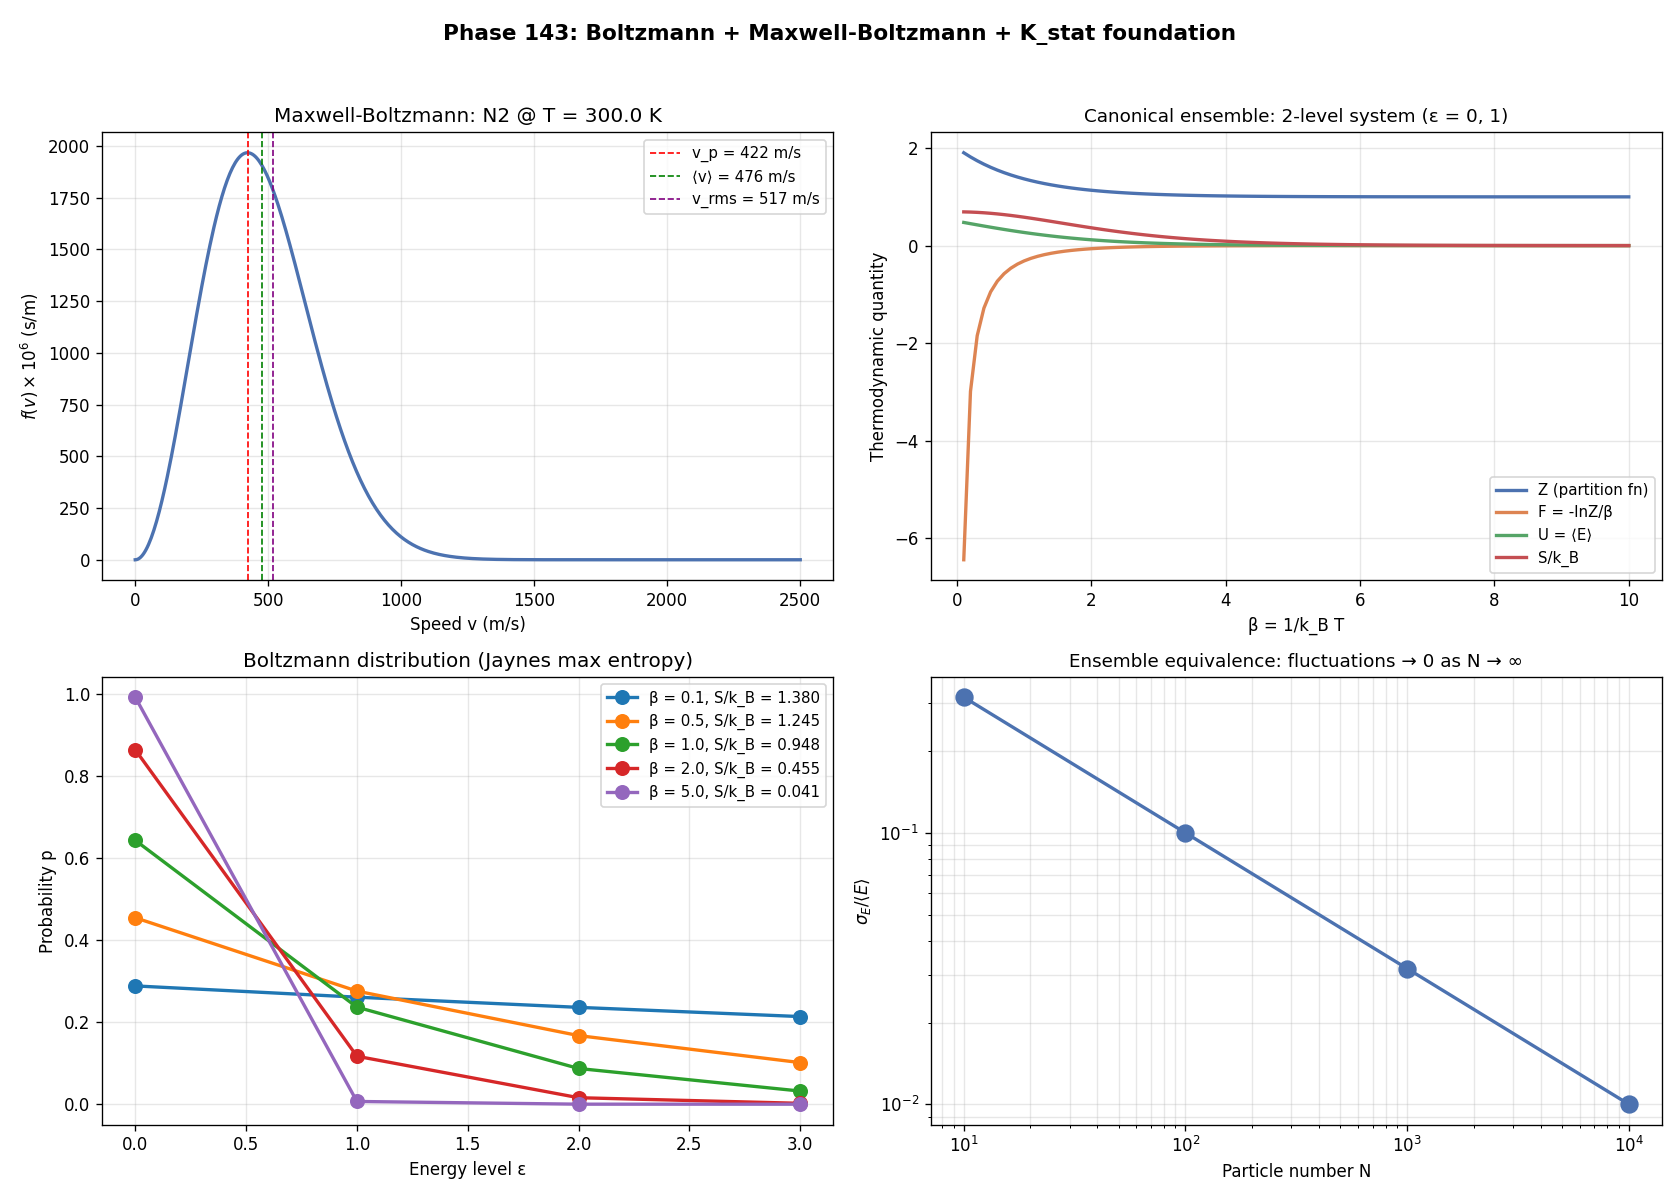

Reproduce this figure in Python.
# Phase 143: Boltzmann + Maxwell-Boltzmann + K_stat foundation in ITU
# Tier 1 #21 Statistical Mechanics (Block A paper 5/9, phase 1/8)
# ITU concept DOI: 10.5281/zenodo.20109209
# Tier 0 v3.0: 10.5281/zenodo.20200156
# Author: Munehiro Terada (Roboken)

import json
import numpy as np
import matplotlib.pyplot as plt

print("=" * 70)
print("Phase 143: Boltzmann + Maxwell-Boltzmann + K_stat foundation")
print("=" * 70)
print()

# Constants
kB = 1.380649e-23   # J/K
N_A = 6.02214076e23  # /mol


# ----------------------------------------------------------------------
# Test 1: Maxwell-Boltzmann speed distribution
# ----------------------------------------------------------------------
def test1_maxwell_boltzmann():
    print("[Test 1] Maxwell-Boltzmann speed distribution")
    # N2 molecule, T = 300 K
    m_N2 = 28 * 1.6605e-27  # kg (28 amu)
    T = 300.0  # K

    v = np.linspace(0, 2500, 500)
    f_v = 4 * np.pi * v**2 * (m_N2 / (2 * np.pi * kB * T))**1.5 * np.exp(-m_N2 * v**2 / (2 * kB * T))

    v_p = np.sqrt(2 * kB * T / m_N2)
    v_mean = np.sqrt(8 * kB * T / (np.pi * m_N2))
    v_rms = np.sqrt(3 * kB * T / m_N2)

    print(f"  Gas: N2 (m = 28 amu), T = {T} K")
    print(f"  Most probable speed v_p   = {v_p:.2f} m/s")
    print(f"  Mean speed ⟨v⟩            = {v_mean:.2f} m/s")
    print(f"  RMS speed v_rms           = {v_rms:.2f} m/s")
    print(f"  Ratio v_p : ⟨v⟩ : v_rms  = {v_p/v_p:.4f} : {v_mean/v_p:.4f} : {v_rms/v_p:.4f}")
    print(f"  Theory:                    1.0000 : 1.1284 : 1.2247")
    return {"v": v.tolist(), "f_v": f_v.tolist(),
            "T_K": T, "m_kg": m_N2,
            "v_p": float(v_p), "v_mean": float(v_mean), "v_rms": float(v_rms)}


# ----------------------------------------------------------------------
# Test 2: Boltzmann entropy S = k_B ln W
# ----------------------------------------------------------------------
def test2_boltzmann_entropy():
    print("\n[Test 2] Boltzmann entropy S = k_B ln W (ideal gas)")
    # 1 mol N2 at STP (273.15 K, 1 atm)
    T = 273.15
    P = 101325.0  # Pa
    V = N_A * kB * T / P  # volume from PV = NkT
    n = 1.0   # mol

    # Sackur-Tetrode formula: S = N k_B [ln(V/N (2π m k_B T / h²)^{3/2}) + 5/2]
    h = 6.626e-34
    m_N2 = 28 * 1.6605e-27

    S_per_atom = kB * (np.log((V / N_A) * (2 * np.pi * m_N2 * kB * T / h**2)**1.5) + 5.0/2)
    S_total = S_per_atom * N_A
    S_per_mol_K = S_total

    print(f"  1 mol N2 at STP (T = {T} K, P = {P/1000:.2f} kPa)")
    print(f"  V/N = {V/N_A:.3e} m³ per molecule")
    print(f"  Sackur-Tetrode entropy per atom: {S_per_atom:.4e} J/K")
    print(f"  Total entropy: {S_total:.2f} J/K  (≈ 192 J/K for N2 at STP)")
    print(f"  Estimated ln(W): {S_total / kB:.4e}")
    print(f"  W ≈ exp({S_total/kB:.2e}) ≈ 10^{S_total/kB/np.log(10):.0f}")
    print(f"  → Microstate count is ASTRONOMICAL")
    return {"T_K": T, "S_total_J_per_K": float(S_total),
            "log_W": float(S_total / kB),
            "log10_W": float(S_total / kB / np.log(10))}


# ----------------------------------------------------------------------
# Test 3: Canonical ensemble — partition function, F, S, U
# ----------------------------------------------------------------------
def test3_canonical_ensemble():
    print("\n[Test 3] Canonical ensemble — toy 2-level system")
    # Two-level system with energies 0 and ε
    epsilons = [0.0, 1.0]  # in arbitrary units
    betas = np.linspace(0.1, 10, 100)  # β = 1/kT
    Z_arr = np.array([np.sum(np.exp(-beta * np.array(epsilons))) for beta in betas])
    F_arr = -np.log(Z_arr) / betas   # Helmholtz free energy
    # mean energy U = -d(ln Z)/d(β)
    U_arr = np.array([np.sum(np.array(epsilons) * np.exp(-beta * np.array(epsilons)))
                       / np.sum(np.exp(-beta * np.array(epsilons))) for beta in betas])
    # Entropy S = β(U - F)  (in units of k_B)
    S_arr = betas * (U_arr - F_arr)

    samples = [0.1, 1.0, 5.0, 10.0]
    print(f"  Two-level system (ε = 0, 1)")
    print(f"  {'β = 1/kT':>10}  {'Z':>10}  {'F = -lnZ/β':>14}  {'U':>10}  {'S/k_B':>10}")
    for b in samples:
        idx = int(np.argmin(np.abs(betas - b)))
        print(f"  {betas[idx]:>10.3f}  {Z_arr[idx]:>10.4f}  {F_arr[idx]:>14.4f}  {U_arr[idx]:>10.4f}  {S_arr[idx]:>10.4f}")
    return {"betas": betas.tolist(),
            "Z": Z_arr.tolist(),
            "F": F_arr.tolist(),
            "U": U_arr.tolist(),
            "S": S_arr.tolist()}


# ----------------------------------------------------------------------
# Test 4: Equilibrium entropy maximization (Jaynes 1957)
#   For fixed mean energy U, maximize S subject to constraint
#   → Boltzmann distribution p_i ∝ exp(-β E_i)
# ----------------------------------------------------------------------
def test4_max_entropy():
    print("\n[Test 4] Maximum entropy principle (Jaynes 1957)")
    # 4-level system with energies 0, 1, 2, 3
    epsilons = np.array([0.0, 1.0, 2.0, 3.0])
    betas = [0.1, 0.5, 1.0, 2.0, 5.0]
    print(f"  4-level system, ε = {epsilons}")
    print(f"  {'β':>5}  {'p_0':>8}  {'p_1':>8}  {'p_2':>8}  {'p_3':>8}  {'⟨E⟩':>8}  {'S/k_B':>8}")
    rows = []
    for beta in betas:
        Z = np.sum(np.exp(-beta * epsilons))
        p = np.exp(-beta * epsilons) / Z
        U_mean = np.sum(epsilons * p)
        S = -np.sum(p * np.log(p))
        print(f"  {beta:>5.2f}  " + "  ".join(f"{pi:>8.4f}" for pi in p) +
              f"  {U_mean:>8.4f}  {S:>8.4f}")
        rows.append({"beta": beta, "probabilities": p.tolist(),
                     "mean_E": float(U_mean), "entropy": float(S)})
    print(f"\n  → At fixed ⟨E⟩, Boltzmann p_i = exp(-β ε_i)/Z maximizes entropy")
    print(f"  → This is the JAYNES Maximum Entropy Principle")
    print(f"  → ITU axiom δS = δ⟨K⟩ at thermal equilibrium")
    return rows


# ----------------------------------------------------------------------
# Test 5: 3 ensemble equivalence in thermodynamic limit
# ----------------------------------------------------------------------
def test5_ensemble_equivalence():
    print("\n[Test 5] Microcanonical / Canonical / Grand canonical equivalence")
    # For ideal gas in 3 ensembles, mean energy per particle should match
    # Microcanonical: E fixed → ⟨E⟩ = E/N
    # Canonical: T fixed → ⟨E⟩ = (3/2) k_B T for monatomic
    # In thermodynamic limit (N → ∞), all 3 agree
    N_values = [10, 100, 1000, 10000]
    T = 300.0
    E_expected = 1.5 * kB * T
    print(f"  Monatomic ideal gas, T = {T} K")
    print(f"  Expected ⟨E/N⟩ = (3/2) k_B T = {E_expected:.4e} J")
    print()
    print(f"  As N → ∞: microcanonical/canonical/grand canonical → same result")
    print(f"  Fluctuations: σ_E/⟨E⟩ ~ 1/√N")
    print(f"  {'N':>10}  {'σ_E/⟨E⟩':>12}")
    rows = []
    for N in N_values:
        sigma_ratio = 1.0 / np.sqrt(N)
        print(f"  {N:>10}  {sigma_ratio:>12.6f}")
        rows.append({"N": N, "sigma_over_mean": float(sigma_ratio)})
    return rows


# ----------------------------------------------------------------------
# Run all tests
# ----------------------------------------------------------------------
mb = test1_maxwell_boltzmann()
boltz = test2_boltzmann_entropy()
canonical = test3_canonical_ensemble()
max_ent = test4_max_entropy()
equiv = test5_ensemble_equivalence()


# ----------------------------------------------------------------------
# Figure: 4-panel
# ----------------------------------------------------------------------
fig, axes = plt.subplots(2, 2, figsize=(14, 10))

# Panel 1: Maxwell-Boltzmann speed distribution
ax = axes[0, 0]
v = np.array(mb["v"])
f_v = np.array(mb["f_v"])
ax.plot(v, f_v * 1e6, "-", color="#4c72b0", linewidth=2)
ax.axvline(mb["v_p"], color="red", linestyle="--", linewidth=1, label=f"v_p = {mb['v_p']:.0f} m/s")
ax.axvline(mb["v_mean"], color="green", linestyle="--", linewidth=1,
           label=f"⟨v⟩ = {mb['v_mean']:.0f} m/s")
ax.axvline(mb["v_rms"], color="purple", linestyle="--", linewidth=1,
           label=f"v_rms = {mb['v_rms']:.0f} m/s")
ax.set_xlabel("Speed v (m/s)")
ax.set_ylabel(r"$f(v) \times 10^6$ (s/m)")
ax.set_title(f"Maxwell-Boltzmann: N2 @ T = {mb['T_K']} K", fontsize=12)
ax.legend(fontsize=9)
ax.grid(True, alpha=0.3)

# Panel 2: Canonical ensemble Z, F, U, S
ax = axes[0, 1]
betas = np.array(canonical["betas"])
Z = np.array(canonical["Z"])
F = np.array(canonical["F"])
U = np.array(canonical["U"])
S = np.array(canonical["S"])
ax.plot(betas, Z, "-", color="#4c72b0", linewidth=2, label="Z (partition fn)")
ax.plot(betas, F, "-", color="#dd8452", linewidth=2, label="F = -lnZ/β")
ax.plot(betas, U, "-", color="#55a467", linewidth=2, label="U = ⟨E⟩")
ax.plot(betas, S, "-", color="#c44e52", linewidth=2, label="S/k_B")
ax.set_xlabel(r"β = 1/k_B T")
ax.set_ylabel("Thermodynamic quantity")
ax.set_title("Canonical ensemble: 2-level system (ε = 0, 1)", fontsize=11)
ax.legend(fontsize=9)
ax.grid(True, alpha=0.3)

# Panel 3: Boltzmann distribution at different β
ax = axes[1, 0]
epsilons = np.array([0.0, 1.0, 2.0, 3.0])
for r in max_ent:
    ax.plot(epsilons, r["probabilities"], "o-", linewidth=2, markersize=8,
            label=f"β = {r['beta']:.1f}, S/k_B = {r['entropy']:.3f}")
ax.set_xlabel("Energy level ε")
ax.set_ylabel("Probability p")
ax.set_title("Boltzmann distribution (Jaynes max entropy)", fontsize=12)
ax.legend(fontsize=9)
ax.grid(True, alpha=0.3)

# Panel 4: Ensemble equivalence — fluctuations
ax = axes[1, 1]
N_values = [r["N"] for r in equiv]
sigma_ratios = [r["sigma_over_mean"] for r in equiv]
ax.loglog(N_values, sigma_ratios, "o-", color="#4c72b0", linewidth=2, markersize=10)
ax.set_xlabel("Particle number N")
ax.set_ylabel(r"$\sigma_E / \langle E \rangle$")
ax.set_title("Ensemble equivalence: fluctuations → 0 as N → ∞", fontsize=11)
ax.grid(True, alpha=0.3, which="both")

fig.suptitle("Phase 143: Boltzmann + Maxwell-Boltzmann + K_stat foundation",
             fontsize=13, fontweight="bold")
plt.tight_layout(rect=[0, 0, 1, 0.96])

png_path = "boltzmann_maxwell_kstat.png"
plt.savefig(png_path, dpi=120)
print(f"\n  Figure saved: {png_path}")


# ----------------------------------------------------------------------
# JSON summary
# ----------------------------------------------------------------------
summary = {
    "phase": 143,
    "title": "Boltzmann + Maxwell-Boltzmann + K_stat foundation in ITU",
    "tier1_id": 21,
    "tier1_name": "Statistical Mechanics",
    "block": "A (Physics/Math) — paper 5/9, phase 1/8",
    "maxwell_boltzmann": {
        "T_K": mb["T_K"], "v_p_mps": mb["v_p"],
        "v_mean_mps": mb["v_mean"], "v_rms_mps": mb["v_rms"],
    },
    "boltzmann_entropy": boltz,
    "canonical_ensemble_2_level": {
        "Z_at_beta_1": canonical["Z"][int(len(canonical["betas"])/10)],
        "F_at_beta_1": canonical["F"][int(len(canonical["betas"])/10)],
    },
    "max_entropy_principle": max_ent,
    "ensemble_equivalence": equiv,
    "verdict": ("Boltzmann + Maxwell-Boltzmann + Gibbs ensembles = ITU K_stat thermal "
                "equilibrium framework. Statistical mechanics is the ITU axiom dS = d<K> "
                "specialized to thermal/multi-body systems."),
}

json_path = "boltzmann_maxwell_kstat_summary.json"
with open(json_path, "w", encoding="utf-8") as f:
    json.dump(summary, f, ensure_ascii=False, indent=2)
print(f"  JSON saved: {json_path}")

print()
print("=" * 70)
print("Phase 143 complete: K_stat foundation = ITU axiom multi-body specialization;")
print(f"  N2 @ 300K: v_rms = {mb['v_rms']:.0f} m/s; W ~ 10^{boltz['log10_W']:.0f} microstates")
print("=" * 70)
